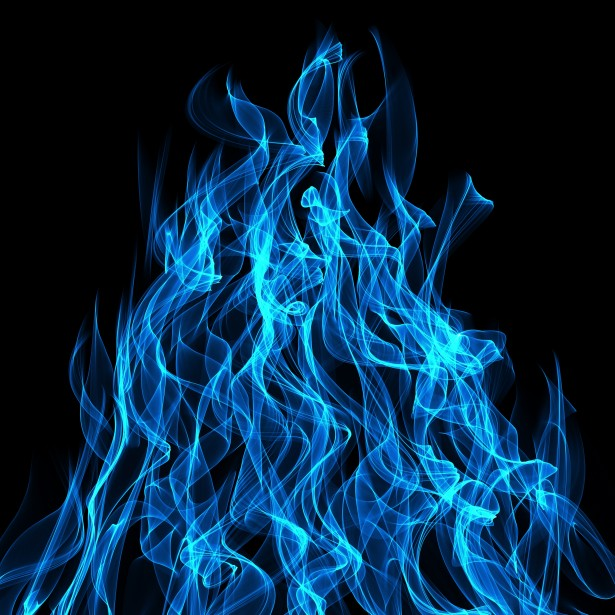
#> input picture blue-flames.jpg, 615 x 615 px
$ python main.py
#> lines starting #> are read from the running program, lines starting #| are printed output that depends on the picture
#!/usr/bin/env python3
from PIL import Image


def tranform(r, g, b):
    tmp = b
    b = g // 2
    g = tmp
    r = r // 2
    return r, g, b


def main():
    im = Image.open('blue-flames.jpg')
#> im is the input picture: PIL image 615x615 RGB; mean R, G, B 5.5, 42.7, 71.6
    input_pixels = im.getdata()
    output_pixels = tuple(tranform(*pixel) for pixel in input_pixels)
#> output_pixels = 378225 items
    im.putdata(output_pixels)
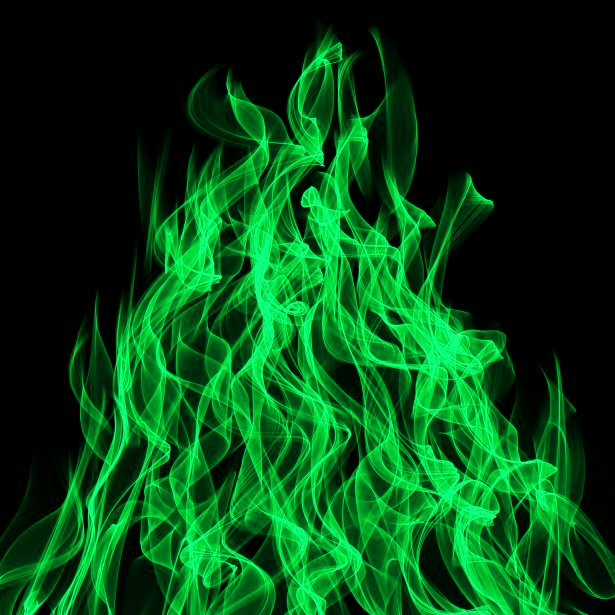
#> im: PIL image 615x615 RGB; mean R, G, B 2.7, 71.6, 21.2
    im.save('green-flames.png')


if __name__ == '__main__':
    main()
